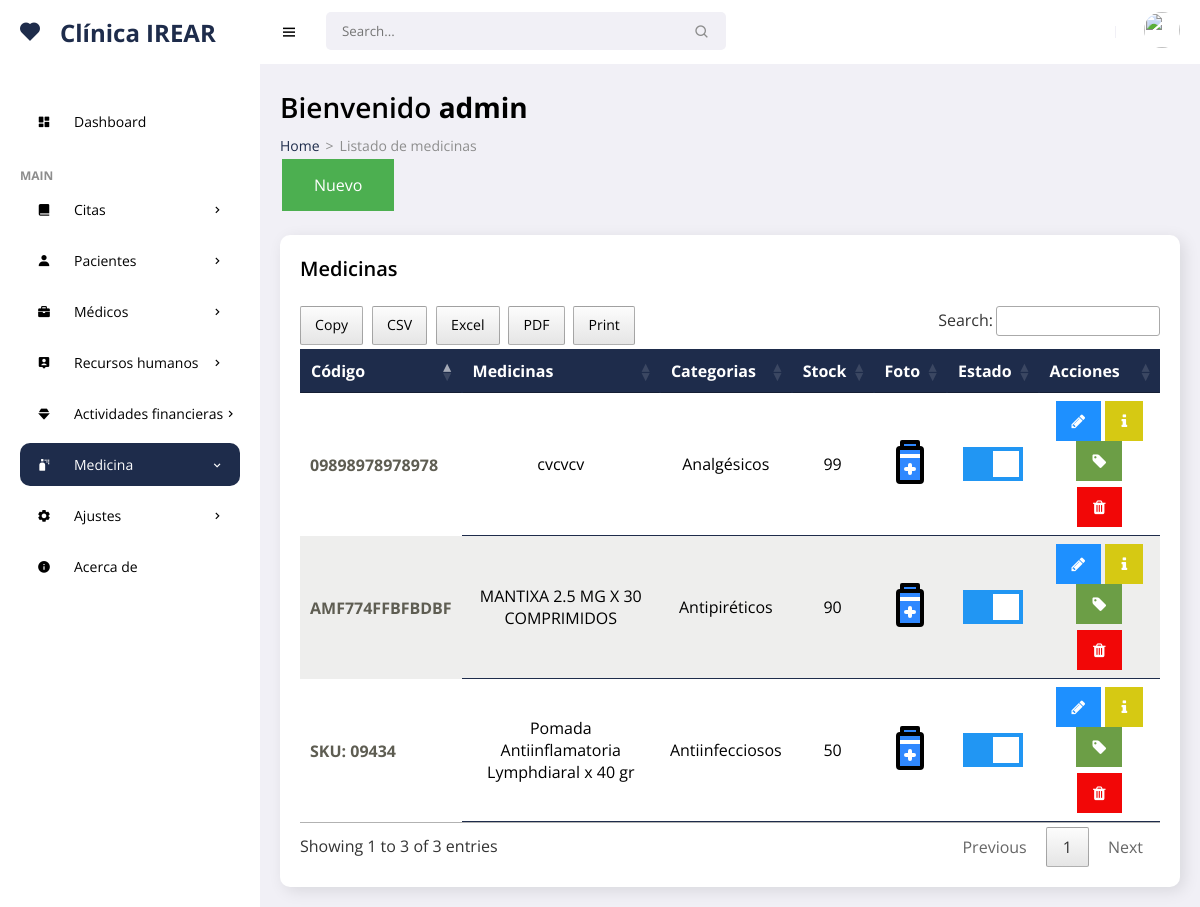
/frontend/medicinas/mostrar.php (signed in), run on the app's committed database.
### tables this page shows
CREATE TABLE `product` (
  `idprcd` int(11) NOT NULL,
  `codpro` char(14) NOT NULL,
  `nompro` text NOT NULL,
  `idcat` int(11) NOT NULL,
  `preprd` decimal(10,2) NOT NULL,
  `stock` char(3) NOT NULL,
  `state` char(1) NOT NULL,
  `fere` timestamp NOT NULL DEFAULT current_timestamp() ON UPDATE current_timestamp()
);

CREATE TABLE `category` (
  `idcat` int(11) NOT NULL,
  `nomcat` varchar(150) NOT NULL,
  `state` char(1) NOT NULL,
  `fere` timestamp NOT NULL DEFAULT current_timestamp() ON UPDATE current_timestamp()
);

### frontend/medicinas/mostrar.php (the view, shortened to what this page needs)
<!DOCTYPE html>
<html lang="es">
<head>
    <link href='https://unpkg.com/boxicons@2.0.9/css/boxicons.min.css' rel='stylesheet'>
    <link rel="stylesheet" href="../../backend/css/admin.css">
    <link rel="stylesheet" type="text/css" href="../../backend/css/datatable.css">
    <link rel="stylesheet" type="text/css" href="../../backend/css/buttonsdataTables.css">
    <link rel="stylesheet" type="text/css" href="../../backend/css/font.css">
</head>
<body>
    <section id="sidebar">
        <a href="../admin/escritorio.php" class="brand"><i class='bx bxs-heart icon'></i> Clínica IREAR</a>
        <ul class="side-menu">
            <li><a href="../admin/escritorio.php" ><i class='bx bxs-dashboard icon' ></i> Dashboard</a></li>
            <li class="divider" data-text="main">Main</li>
            <li>
                <a href="#"><i class='bx bxs-book-alt icon' ></i> Citas <i class='bx bx-chevron-right icon-right' ></i></a>
            </li>
            <li>
                <a href="#"><i class='bx bxs-user icon' ></i> Pacientes <i class='bx bx-chevron-right icon-right' ></i></a>
            </li>
            <li>
                <a href="#"><i class='bx bxs-briefcase icon' ></i> Médicos <i class='bx bx-chevron-right icon-right' ></i></a>
            </li>
            <li>
                <a href="#"><i class='bx bxs-user-pin icon' ></i> Recursos humanos<i class='bx bx-chevron-right icon-right' ></i></a>
            </li>
            <li>
                <a href="#"><i class='bx bxs-diamond icon' ></i> Actividades financieras<i class='bx bx-chevron-right icon-right' ></i></a>
            </li>
            <li>
                <a href="#" class="active"><i class='bx bxs-spray-can icon' ></i> Medicina<i class='bx bx-chevron-right icon-right' ></i></a>
            </li>
            <li>
                <a href="#"><i class='bx bxs-cog icon' ></i> Ajustes<i class='bx bx-chevron-right icon-right' ></i></a>
            </li>
        <li><a href="../acerca/mostrar.php"><i class='bx bxs-info-circle icon' ></i> Acerca de</a></li>
        </ul>
    </section>
    <section id="content">
        <nav>
            <i class='bx bx-menu toggle-sidebar' ></i>
            <form action="#">
                <div class="form-group">
                    <input type="text" placeholder="Search...">
                    <i class='bx bx-search icon' ></i>
                </div>
            </form>
            <div class="profile">
                <img src="https://images.unsplash.com/photo-1517841905240-472988babdf9?ixid=MnwxMjA3fDB8MHxzZWFyY2h8NHx8cGVvcGxlfGVufDB8fDB8fA%3D%3D&ixlib=rb-1.2.1&auto=format&fit=crop&w=500&q=60" alt="">
            </div>
        </nav>
        <main>
            <h1 class="title">Bienvenido <?php echo '<strong>'.$_SESSION['username'].'</strong>'; ?></h1>
            <ul class="breadcrumbs">
                <li><a href="../admin/escritorio.php">Home</a></li>
                <li class="divider">></li>
                <li><a href="#" class="active">Listado de medicinas</a></li>
            </ul>
            <button class="button" onclick="location.href='nuevo.php'">Nuevo</button>
          <div class="data">
                <div class="content-data">
                    <div class="head">
                        <h3>Medicinas</h3>
                    </div>
                   <div class="table-responsive" style="overflow-x:auto;">
                       <?php
require '../../backend/bd/Conexion.php';
$sentencia = $connect->prepare("SELECT product.idprcd, product.codpro, product.nompro, category.idcat, category.nomcat, product.preprd, product.stock, product.state, product.fere FROM product INNER JOIN category ON product.idcat = category.idcat ORDER BY idprcd DESC;");
 $sentencia->execute();
$data =  array();
if($sentencia){
  while($r = $sentencia->fetchObject()){
    $data[] = $r;
  }
}
     ?>
     <?php if(count($data)>0):?>
         <table id="example" class="responsive-table">
            <thead>
                <tr>
                    <th scope="col">Código</th>
                    <th scope="col">Medicinas</th>
                    <th scope="col">Categorias</th>
                    <th scope="col">Stock</th>
                    <th scope="col">Foto</th>
                    <th scope="col">Estado</th>
                    <th scope="col">Acciones</th>
                </tr>
            </thead>
            <tbody>
                <?php foreach($data as $d):?>
                    <tr>
                        <th scope="row"><?php echo $d->codpro ?></th>
                        <td data-title="Medicina"><?php echo $d->nompro ?></td>
                        <td data-title="Categorias"><?php echo $d->nomcat ?></td>
                        <td data-title="Stock"><?php echo $d->stock ?></td>
                        <td data-title="Foto"><img src="../../backend/img/medicine.svg"></td>
                        <td data-title="Estado">
                        <label class="switch">
                          <span class="slider"></span>
                        </label>
                        </td>
                        <td>
                <a title="Actualizar" href="../medicinas/editar.php?id=<?php echo $d->idprcd ?>" class="fa fa-pencil tooltip"></a>
                            <a title="Información" href="../medicinas/info.php?id=<?php echo $d->idprcd ?>" class="fa fa-info"></a>
                            <a title="Stock" href="../medicinas/stock.php?id=<?php echo $d->idprcd ?>" class="fa fa-tag"></a>
                            <form  onsubmit="return confirm('Realmente desea eliminar el registro?');" method='POST' action='<?php $_SERVER['PHP_SELF'] ?>'>
<button name='delete_medicine' style="cursor: pointer;" class="fa fa-trash"></button>
</form>
                        </td>
                    </tr>
                    <?php endforeach; ?>
            </tbody>
         </table>
    <?php endif; ?>
                    </div>
                </div>
            </div>
        </main>
    </section>
</body>
</html>

### backend/css/datatable.css (style rules this page uses)
table.dataTable thead>tr>th.sorting,table.dataTable thead>tr>th.sorting_asc,table.dataTable thead>tr>th.sorting_desc,table.dataTable thead>tr>th.sorting_asc_disabled,table.dataTable thead>tr>th.sorting_desc_disabled,table.dataTable thead>tr>td.sorting,table.dataTable thead>tr>td.sorting_asc,table.dataTable thead>tr>td.sorting_desc,table.dataTable thead>tr>td.sorting_asc_disabled,table.dataTable thead>tr>td.sorting_desc_disabled { cursor:pointer;position:relative;padding-right:26px }
table.dataTable thead>tr>th.sorting:before,table.dataTable thead>tr>th.sorting:after,table.dataTable thead>tr>th.sorting_asc:before,table.dataTable thead>tr>th.sorting_asc:after,table.dataTable thead>tr>th.sorting_desc:before,table.dataTable thead>tr>th.sorting_desc:after,table.dataTable thead>tr>th.sorting_asc_disabled:before,table.dataTable thead>tr>th.sorting_asc_disabled:after,table.dataTable thead>tr>th.sorting_desc_disabled:before,table.dataTable thead>tr>th.sorting_desc_disabled:after,table.dataTable thead>tr>td.sorting:before,table.dataTable thead>tr>td.sorting:after,table.dataTable thead>tr>td.sorting_asc:before,table.dataTable thead>tr>td.sorting_asc:after,table.dataTable thead>tr>td.sorting_desc:before,table.dataTable thead>tr>td.sorting_desc:after,table.dataTable thead>tr>td.sorting_asc_disabled:before,table.dataTable thead>tr>td.sorting_asc_disabled:after,table.dataTable thead>tr>td.sorting_desc_disabled:before,table.dataTable thead>tr>td.sorting_desc_disabled:after { position:absolute;display:block;opacity:.125;right:10px;line-height:9px;font-size:.9em }
table.dataTable thead>tr>th.sorting:before,table.dataTable thead>tr>th.sorting_asc:before,table.dataTable thead>tr>th.sorting_desc:before,table.dataTable thead>tr>th.sorting_asc_disabled:before,table.dataTable thead>tr>th.sorting_desc_disabled:before,table.dataTable thead>tr>td.sorting:before,table.dataTable thead>tr>td.sorting_asc:before,table.dataTable thead>tr>td.sorting_desc:before,table.dataTable thead>tr>td.sorting_asc_disabled:before,table.dataTable thead>tr>td.sorting_desc_disabled:before { bottom:50%;content:"▴" }
table.dataTable thead>tr>th.sorting:after,table.dataTable thead>tr>th.sorting_asc:after,table.dataTable thead>tr>th.sorting_desc:after,table.dataTable thead>tr>th.sorting_asc_disabled:after,table.dataTable thead>tr>th.sorting_desc_disabled:after,table.dataTable thead>tr>td.sorting:after,table.dataTable thead>tr>td.sorting_asc:after,table.dataTable thead>tr>td.sorting_desc:after,table.dataTable thead>tr>td.sorting_asc_disabled:after,table.dataTable thead>tr>td.sorting_desc_disabled:after { top:50%;content:"▾" }
table.dataTable thead>tr>th.sorting_asc:before,table.dataTable thead>tr>th.sorting_desc:after,table.dataTable thead>tr>td.sorting_asc:before,table.dataTable thead>tr>td.sorting_desc:after { opacity:.6 }
table.dataTable thead th,table.dataTable thead td,table.dataTable tfoot th,table.dataTable tfoot td { text-align:left }
table.dataTable { width:100%;margin:0 auto;clear:both;border-collapse:separate;border-spacing:0 }
table.dataTable thead th,table.dataTable tfoot th { font-weight:bold }
table.dataTable thead th,table.dataTable thead td { padding:10px;border-bottom:1px solid rgba(0, 0, 0, 0.3) }
table.dataTable tbody tr { background-color:transparent }
table.dataTable tbody th,table.dataTable tbody td { padding:8px 10px }
table.dataTable.no-footer { border-bottom:1px solid rgba(0, 0, 0, 0.3) }
table.dataTable th,table.dataTable td { box-sizing:content-box }

### data on the page
product: codpro "09898978978978", nompro "cvcvcv", idcat.nomcat "Analgésicos", stock "99"
product: codpro "SKU: 09434", nompro "Pomada Antiinflamatoria Lymphdiaral x 40 gr", idcat.nomcat "Antiinfecciosos", stock "50"
product: codpro "AMF774FFBFBDBF", nompro "MANTIXA 2.5 MG X 30 COMPRIMIDOS", idcat.nomcat "Antipiréticos", stock "90"

### other printed values
$_SESSION['username'] "admin"
